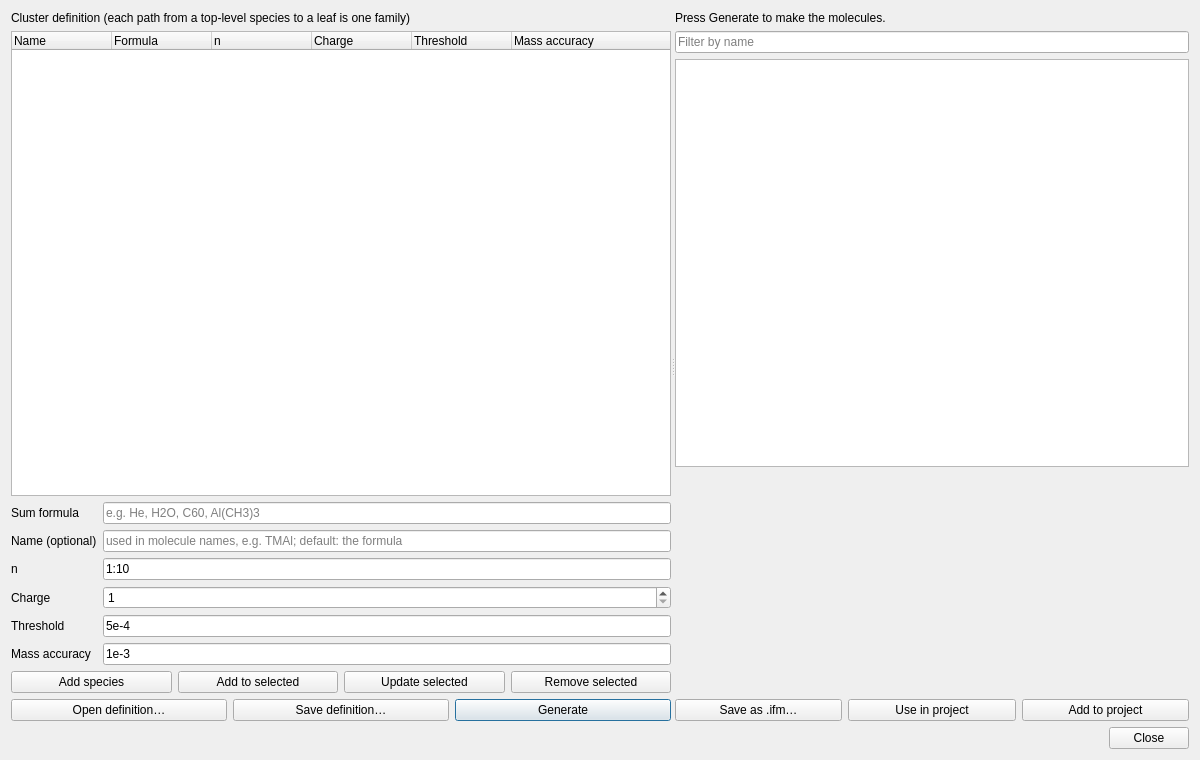
<?xml version="1.0" encoding="UTF-8"?>
<ui version="4.0">
 <class>ClusterDialog</class>
 <widget class="QDialog" name="ClusterDialog">
  <property name="geometry">
   <rect>
    <x>0</x>
    <y>0</y>
    <width>1200</width>
    <height>760</height>
   </rect>
  </property>
  <property name="windowTitle">
   <string>Cluster generator</string>
  </property>
  <layout class="QVBoxLayout" name="dialogLayout">
   <item>
    <widget class="QSplitter" name="mainSplitter">
     <property name="orientation">
      <enum>Qt::Horizontal</enum>
     </property>
     <widget class="QWidget" name="definitionPanel">
      <layout class="QVBoxLayout" name="definitionLayout">
       <item>
        <widget class="QLabel" name="treeCaption">
         <property name="text">
          <string>Cluster definition (each path from a top-level species to a leaf is one family)</string>
         </property>
         <property name="wordWrap">
          <bool>true</bool>
         </property>
        </widget>
       </item>
       <item>
        <widget class="QTreeWidget" name="tree">
         <property name="columnCount">
          <number>6</number>
         </property>
         <column>
          <property name="text">
           <string>Name</string>
          </property>
         </column>
         <column>
          <property name="text">
           <string>Formula</string>
          </property>
         </column>
         <column>
          <property name="text">
           <string>n</string>
          </property>
         </column>
         <column>
          <property name="text">
           <string>Charge</string>
          </property>
         </column>
         <column>
          <property name="text">
           <string>Threshold</string>
          </property>
         </column>
         <column>
          <property name="text">
           <string>Mass accuracy</string>
          </property>
         </column>
        </widget>
       </item>
       <item>
        <layout class="QFormLayout" name="nodeForm">
         <item row="0" column="0">
          <widget class="QLabel" name="formulaCaption">
           <property name="text">
            <string>Sum formula</string>
           </property>
          </widget>
         </item>
         <item row="0" column="1">
          <widget class="QLineEdit" name="formulaEdit">
           <property name="placeholderText">
            <string>e.g. He, H2O, C60, Al(CH3)3</string>
           </property>
          </widget>
         </item>
         <item row="1" column="0">
          <widget class="QLabel" name="nameCaption">
           <property name="text">
            <string>Name (optional)</string>
           </property>
          </widget>
         </item>
         <item row="1" column="1">
          <widget class="QLineEdit" name="nameEdit">
           <property name="placeholderText">
            <string>used in molecule names, e.g. TMAl; default: the formula</string>
           </property>
          </widget>
         </item>
         <item row="2" column="0">
          <widget class="QLabel" name="nCaption">
           <property name="text">
            <string>n</string>
           </property>
          </widget>
         </item>
         <item row="2" column="1">
          <widget class="QLineEdit" name="nEdit">
           <property name="text">
            <string>1:10</string>
           </property>
           <property name="placeholderText">
            <string>1:10, 0:2:20, [0 1 2], [1,2,4]</string>
           </property>
          </widget>
         </item>
         <item row="3" column="0">
          <widget class="QLabel" name="chargeCaption">
           <property name="text">
            <string>Charge</string>
           </property>
          </widget>
         </item>
         <item row="3" column="1">
          <widget class="QSpinBox" name="chargeSpin">
           <property name="minimum">
            <number>1</number>
           </property>
           <property name="maximum">
            <number>100</number>
           </property>
          </widget>
         </item>
         <item row="4" column="0">
          <widget class="QLabel" name="thresholdCaption">
           <property name="text">
            <string>Threshold</string>
           </property>
          </widget>
         </item>
         <item row="4" column="1">
          <widget class="QLineEdit" name="thresholdEdit">
           <property name="text">
            <string>5e-4</string>
           </property>
           <property name="toolTip">
            <string>Isotope peaks below this fraction of the largest are dropped</string>
           </property>
          </widget>
         </item>
         <item row="5" column="0">
          <widget class="QLabel" name="accuracyCaption">
           <property name="text">
            <string>Mass accuracy</string>
           </property>
          </widget>
         </item>
         <item row="5" column="1">
          <widget class="QLineEdit" name="accuracyEdit">
           <property name="text">
            <string>1e-3</string>
           </property>
           <property name="toolTip">
            <string>Isotope peaks closer than this (in u) are merged</string>
           </property>
          </widget>
         </item>
        </layout>
       </item>
       <item>
        <layout class="QHBoxLayout" name="nodeButtons">
         <item>
          <widget class="QPushButton" name="addTopButton">
           <property name="text">
            <string>Add species</string>
           </property>
           <property name="toolTip">
            <string>Add as a new top-level species (a new family)</string>
           </property>
          </widget>
         </item>
         <item>
          <widget class="QPushButton" name="addChildButton">
           <property name="text">
            <string>Add to selected</string>
           </property>
           <property name="toolTip">
            <string>Add as a further species of the selected node's family</string>
           </property>
          </widget>
         </item>
         <item>
          <widget class="QPushButton" name="updateButton">
           <property name="text">
            <string>Update selected</string>
           </property>
          </widget>
         </item>
         <item>
          <widget class="QPushButton" name="removeButton">
           <property name="text">
            <string>Remove selected</string>
           </property>
          </widget>
         </item>
        </layout>
       </item>
       <item>
        <layout class="QHBoxLayout" name="fileButtons">
         <item>
          <widget class="QPushButton" name="openButton">
           <property name="text">
            <string>Open definition…</string>
           </property>
          </widget>
         </item>
         <item>
          <widget class="QPushButton" name="saveButton">
           <property name="text">
            <string>Save definition…</string>
           </property>
          </widget>
         </item>
         <item>
          <widget class="QPushButton" name="generateButton">
           <property name="text">
            <string>Generate</string>
           </property>
           <property name="default">
            <bool>true</bool>
           </property>
          </widget>
         </item>
        </layout>
       </item>
      </layout>
     </widget>
     <widget class="QWidget" name="previewPanel">
      <layout class="QVBoxLayout" name="previewLayout">
       <item>
        <widget class="QLabel" name="resultLabel">
         <property name="text">
          <string>Press Generate to make the molecules.</string>
         </property>
        </widget>
       </item>
       <item>
        <widget class="QLineEdit" name="resultFilterEdit">
         <property name="placeholderText">
          <string>Filter by name</string>
         </property>
         <property name="clearButtonEnabled">
          <bool>true</bool>
         </property>
        </widget>
       </item>
       <item>
        <widget class="QListWidget" name="resultList"/>
       </item>
       <item>
        <widget class="QWidget" name="patternPlotHost">
         <property name="minimumSize">
          <size>
           <width>300</width>
           <height>220</height>
          </size>
         </property>
        </widget>
       </item>
       <item>
        <layout class="QHBoxLayout" name="resultButtons">
         <item>
          <widget class="QPushButton" name="saveIfmButton">
           <property name="text">
            <string>Save as .ifm…</string>
           </property>
          </widget>
         </item>
         <item>
          <widget class="QPushButton" name="useButton">
           <property name="text">
            <string>Use in project</string>
           </property>
           <property name="toolTip">
            <string>Replace the project's molecules with these</string>
           </property>
          </widget>
         </item>
         <item>
          <widget class="QPushButton" name="appendButton">
           <property name="text">
            <string>Add to project</string>
           </property>
           <property name="toolTip">
            <string>Add these to the project's molecules (names already there are skipped)</string>
           </property>
          </widget>
         </item>
        </layout>
       </item>
      </layout>
     </widget>
    </widget>
   </item>
   <item>
    <widget class="QDialogButtonBox" name="buttonBox">
     <property name="standardButtons">
      <set>QDialogButtonBox::Close</set>
     </property>
    </widget>
   </item>
  </layout>
 </widget>
 <resources/>
 <connections/>
</ui>
